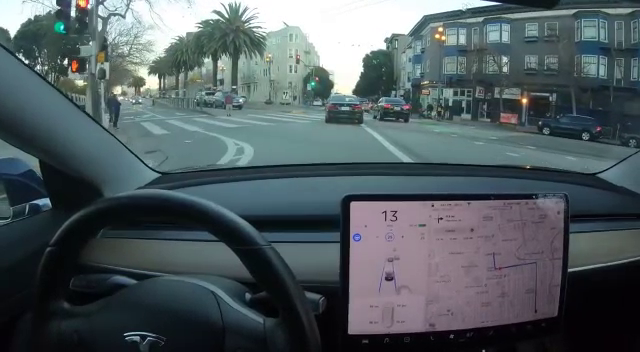
#> input picture frame 45 of Media/TeslaTest.mp4, 640 x 352 px
$ python selfdrivingai.py
#> lines starting #> are read from the running program, lines starting #| are printed output that depends on the picture; after the words box and inside, x2 and y2 are one past the last pixel; in counts of white or black regions, pixels touching at a corner belong together
"""AI to detect cars and pedestrians"""
import cv2
from random import randrange as rr


video = cv2.VideoCapture('Media/TeslaTest.mp4')
classifier_file = ['cars.xml', 'haarcascade_fullbody.xml']

# iterate over frames to implement detection throughout video
while True:
    (successful_read, frame) = video.read() # read current frame
#> frame is the input picture: shape (352, 640, 3); mean B, G, R 96, 91.8, 80.4
    if successful_read: #for safe coding in case of unsuccessful read e.g manually stopping the video
        grayscale_frame = cv2.cvtColor(frame, cv2.COLOR_BGR2GRAY) # convert to grayscale
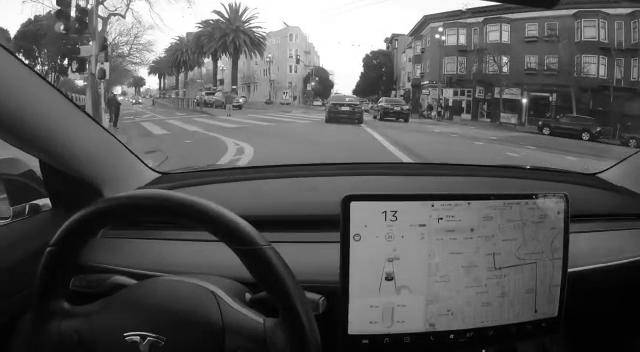
#> grayscale_frame: shape (352, 640); min 0, max 255, mean 88.9
    else:
        break

    for cp in classifier_file:
        tracker = cv2.CascadeClassifier(cp) # creating car/pedestrian classifier from pre-trained .xml haarcascades
        coordinates = tracker.detectMultiScale(grayscale_frame) # detects and return coordinates of cars and pedestrians
        """for visualisation"""
        # draw rectangles around cars and pedestrians in the coloured(normal) frame
        for (x, y, w, h) in coordinates:
            cv2.rectangle(frame, (x, y), (x+w, y+h), (rr(256), rr(256), rr(256)), 2)
#> this loop made 2 passes
#> coordinates on pass 1: [[313, 80, 63, 63], [367, 84, 53, 53], [452, 162, 55, 55]]
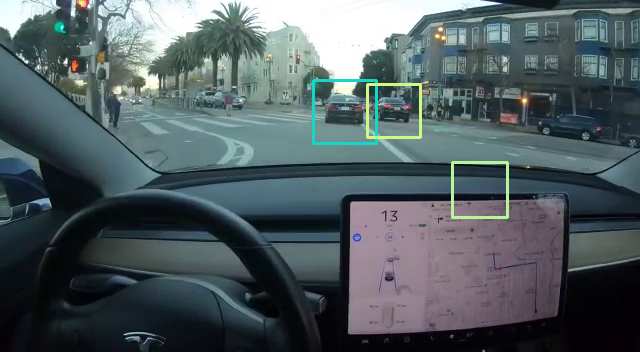
#> frame: shape (352, 640, 3); 0.9% of pixels changed, all inside (x1, y1, x2, y2) = (312, 79, 509, 219)

    cv2.imshow('OG', frame)
    key = cv2.waitKey(1) #waits infinetly for a key to be pressed to move to anther frame. Passing (1) makes it wait 1 millisecond instead
#> (key Esc is pressed here)

    # stop if S key is pressed
    if key==83 or key==115: # digits are gotten from corresponding ascii character codes
        break

video.release() # to release the videocapture object


"""Using classifier on images"""
# [18 lines of commented-out code are left out]

$ run again, starting later in the video
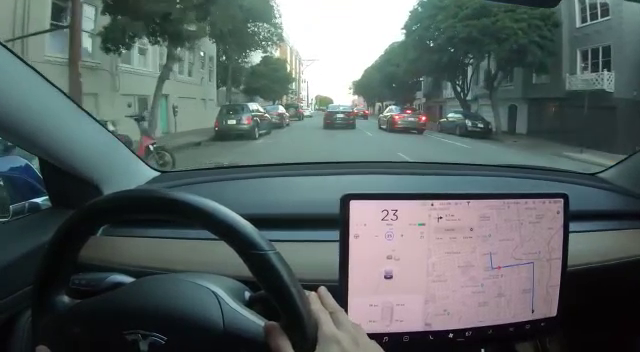
#> input picture frame 360 of Media/TeslaTest.mp4, 640 x 352 px
#> frame is the input picture: shape (352, 640, 3); mean B, G, R 98.5, 98.8, 87.4
#> `grayscale_frame = cv2.cvtColor(frame, cv2.COLOR_BGR2GRAY)`:
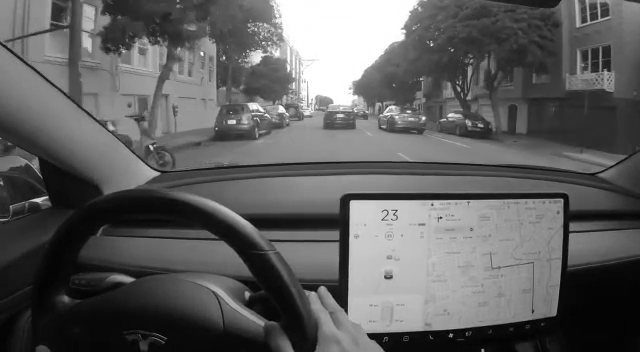
#> grayscale_frame: shape (352, 640); min 1, max 255, mean 95.3
#> the loop `for cp in classifier_file:` made 2 passes
#> coordinates on pass 1: [[312, 92, 54, 54], [372, 89, 66, 66]]
#> after the loop `for cp in classifier_file:`:
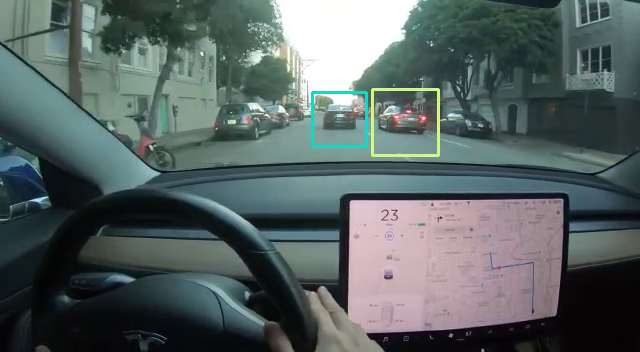
#> frame: shape (352, 640, 3); 0.64% of pixels changed, all inside (x1, y1, x2, y2) = (311, 88, 440, 157)
